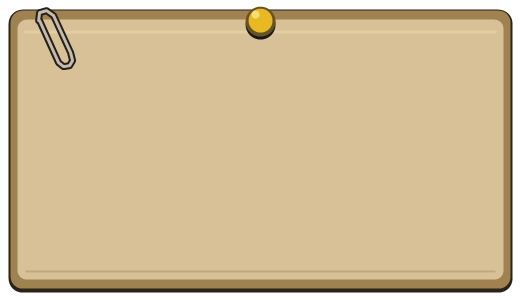
#> input picture tools/oxce-4x/art/intel_board/card_lead.png, 520 x 300 px; its folder holds only this picture in this run
$ python install_panel_art.py ../art/intel_board/card_lead.png ../art/intel_board/card_prisoner.png
#> lines starting #> are read from the running program, lines starting #| are printed output that depends on the picture; after the words box and inside, x2 and y2 are one past the last pixel; in counts of white or black regions, pixels touching at a corner belong together
#> in main, raw is the input picture: PIL image 520x300 RGBA; mean R, G, B, A 188.1, 167.1, 128.6, 233
### tools/oxce-4x/build/make_panel.py
#!/usr/bin/env python3
"""Draw the geoscape side panel from the engine's own layout, at 4x and at 1x.

    python3 build/make_panel.py <out dir> [--rects]

John: "it looks like a collage. cant we create the whole thing fresh".

It did, and this is why. Every previous panel was a painting made somewhere else
and then bent to fit: the slots came back evenly spaced where the engine's are
not, so fit_panel_art.py warped bands onto rectangles, flattened ribs that
landed under text, and deepened recesses that were in the wrong place. Each step
was a correct local fix and together they are a patchwork.

So the direction is reversed. LAYOUT below is the single source of truth. This
script draws the panel from it, and prints the widget rectangles for
GeoscapeState from the same table, so the painted recess and the rectangle the
engine draws text into cannot drift apart - there is nothing to fit, because
they were never separate.

Everything is in BASE units on a 64x200 panel, panel-local: x 0..64 is base
x 256..320, and y 0..200 is the sidebar's own height. The 4x sheet is exactly
6x that, 384x1200, which is what HiUI requires of a twin.

What is new here, at John's request: four readouts the conversion needs and
vanilla has no room for - goodwill, Cobra escalation, Terror Dromes and intel.
Their labels are ENGRAVED INTO THE METAL rather than drawn by the engine, which
is only possible because this script owns the artwork: it costs no runtime text
widget and it cannot collide with the value printed beside it.

The space for them comes from dropping nothing. The weekday, day, month and
year share one row where vanilla spends two and a half, and the speed buttons
and control cluster are tightened. Vanilla's layout is not a constraint; its
widget sizes are, because they are what the engine draws into.
"""
import os
import sys
import numpy as np
from PIL import Image, ImageDraw, ImageFilter, ImageFont

K = 6                                   # 4x sheet is 6x the 64x200 base panel
W, H = 64, 200
TTF = '/usr/share/fonts/truetype/dejavu/DejaVuSansCondensed-Bold.ttf'
# The readout labels are Oswald, the face every word on the panel is set in at
# display resolution (fix list item 5).
OSWALD = os.path.join(os.path.dirname(os.path.abspath(__file__)), '..', 'fonts', 'Oswald[wght].ttf')
BONE = (233, 230, 220)                  # UI standard S_TEXT, #E9E6DC
INK = (16, 18, 13)

# Lifted from the first pass, where the plate read as flat and the wells took
# over. A recess only looks cut if the metal around it is clearly brighter than
# the hole, and at sprite size that gap has to be bigger than it would be in life.
OLIVE      = (92, 100, 74)
OLIVE_LIT  = (132, 140, 108)
OLIVE_DARK = (52, 58, 44)
WELL       = (11, 11, 9)
RIM_LIGHT  = (168, 176, 140)
RIM_DARK   = (26, 30, 22)
AMBER      = (214, 138, 42)
RED        = (176, 40, 34)

# ---------------------------------------------------------------- the layout
# A row is (name, x, y, w, h). These ARE the widget rectangles; see --rects.
# Renamed 12 Nov (fix list item 1); OPTIONS and REPORTS swapped slots, which
# changes nothing here - the six recesses are identical.
COMMAND = [('LAUNCH', 2, 0, 60, 11), ('BASES', 2, 12, 60, 11),
           ('INTEL', 2, 24, 60, 11), ('DOSSIERS', 2, 36, 60, 11),
           ('REPORTS', 2, 48, 60, 11), ('OPTIONS', 2, 60, 60, 11)]
# TIGHTENED, at John's word: "some of the spacing needs to be tightened up".
# The readout rows drop from a 9 pitch to 8 and the whole lower half moves up,
# which buys the control cluster 28 base px where it had 24 and was cramped.
# Nothing here changes a widget's HEIGHT - the text still has the room it had -
# only the air between them.
CLOCK_WELL = (2, 73, 60, 16)            # hours, separators, minutes, seconds
DATE_WELL  = (2, 90, 60, 9)             # day, month, year on one row
# label engraved in the metal, value well to its right
# 12 Nov (fix list item 2): FUNDS, PUBLIC, THREAT, LEADS. Cobra's kit band and
# the Drome count came off - they read Cobra's own books.
EXTRA = [('FUNDS', 100), ('PUBLIC', 108), ('THREAT', 116), ('LEADS', 124)]
EXTRA_LABEL_W = 24                      # engraved; the value well takes the rest
SPEED = [(2, 134, 29, 11), (33, 134, 29, 11),
         (2, 146, 29, 11), (33, 146, 29, 11),
         (2, 158, 29, 11), (33, 158, 29, 11)]
CLUSTER_Y = 171                         # to y=200
# The six controls inside the cluster, as (name, x, y, w, h). The ART IS DRAWN
# ON THESE, so an arrow can never sit anywhere but on its own hitbox - which is
# the fault that made the old panel's right arrow zoom the globe.
CONTROLS = [('rotateUp',    28, 173, 8, 8),
            ('rotateLeft',  17, 182, 9, 8),
            ('rotateRight', 38, 182, 9, 8),
            ('rotateDown',  28, 191, 8, 8),
            ('zoomOut',      3, 176, 12, 20),
            ('zoomIn',      49, 176, 12, 20)]


def px(v):
    return int(round(v * K))


def stencil_font(size):
    return ImageFont.truetype(TTF, size)


# [44 lines left out: functions stencil, noise, metal, not called in this run]


INSET = 0.7       # base px of metal kept inside each widget rect, top and bottom


# [210 lines left out: functions well, lamp, screw, oswald, engrave_labels, build and 3 more, not called in this run]


# [4 lines that do not run on import are left out]

### tools/oxce-4x/build/install_panel_art.py
#!/usr/bin/env python3
"""Take a repainted geoscape panel back from the graphics AI and install it.

    python3 build/install_panel_art.py <delivered.png> <PALETTES.DAT> [--write]

The plate went out as panel_for_weathering_384x1200.png with a guide. This is
the return trip, and it does NOT warp anything: the lesson of the old panels is
that bending art to fit is what made them a collage. It scales the delivery to
384 x 1200 and then MEASURES it against LAYOUT in make_panel.py - the same table
the engine's rectangles come from - and refuses if a slot or a control has
moved. Only if it passes does it cut the readout labels back in and install.

Checks, all in base pixels against the layout:
  every recess    still dark inside (text is printed there at run time)
  every control   the arrow or roller is actually drawn inside its click box
  label fields    still plain metal, so the engraving lands on bare paint
"""
import os
import sys
import numpy as np
from PIL import Image

HERE = os.path.dirname(os.path.abspath(__file__))
sys.path.insert(0, HERE)
import make_panel as mp                                    # noqa: E402

K, W, H = mp.K, mp.W, mp.H


def crop_panel(im):
    """The delivery may come on a white or transparent page; keep the panel."""
    a = np.asarray(im.convert('RGBA')).astype(int)
    ink = (a[:, :, :3].min(axis=2) < 235) & (a[:, :, 3] > 128)
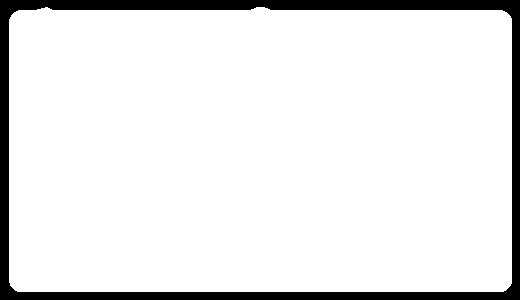
#> ink: shape (300, 520) bool; 90.9% white; 1 black region, box (x1, y1, x2, y2) and area: (0, 0, 520, 300) 14212
    cols = np.nonzero(ink.mean(axis=0) > 0.5)[0]
#> cols = 503 values from 9 to 511
    x0, x1 = cols.min(), cols.max() + 1
#> x0 = 9; x1 = 512
    rows = np.nonzero(ink[:, x0:x1].mean(axis=1) > 0.5)[0]
#> rows = 282 values from 10 to 291
    y0, y1 = rows.min(), rows.max() + 1
#> y0 = 10; y1 = 292
    return im.convert('RGB').crop((x0, y0, x1, y1)), (x0, y0, x1, y1)


def dark_fraction(a, x, y, w, h, inset=1.4):
    """Share of a rect's interior that is recess-dark, ignoring its bevelled rim."""
    X0, Y0 = mp.px(x + inset), mp.px(y + inset)
    X1, Y1 = mp.px(x + w - inset), mp.px(y + h - inset)
    blk = a[Y0:Y1, X0:X1]
    return float((blk.sum(axis=2) < 150).mean())


def control_fraction(a, x, y, w, h):
    """Share of a click box covered by a drawn control rather than flat plate.

    Controls are lit metal - arrows and knurled rollers - and stand out from the
    olive plate by being neutral and bright. Measured as pixels that are both."""
    blk = a[mp.px(y):mp.px(y + h), mp.px(x):mp.px(x + w)]
    r, g, b = blk[:, :, 0], blk[:, :, 1], blk[:, :, 2]
    neutral = (np.abs(r - g) < 28) & (np.abs(g - b) < 34)
    lum = blk.sum(axis=2)
    return float((neutral & (lum > 240)).mean())


def plain(a, x, y, w, h):
    """A label field must be bare paint: neither recess-dark nor busy."""
    blk = a[mp.px(y + 0.5):mp.px(y + h - 0.5), mp.px(x):mp.px(x + w)].astype(float)
    return float((blk.sum(axis=2) < 150).mean()), float(blk.sum(axis=2).std())


def main(src, pal, write):
    raw = Image.open(src)
    panel, box = crop_panel(raw)
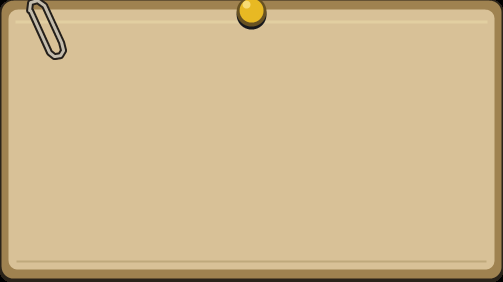
#> panel: PIL image 503x282 RGB; mean R, G, B 206.4, 183.3, 141.2
#> box = (9, 10, 512, 292)
    print('delivered %s, panel at x %d..%d y %d..%d (%dx%d)' %
          (raw.size, box[0], box[2], box[1], box[3], panel.width, panel.height))
#| delivered (520, 300), panel at x 9..512 y 10..292 (503x282)
    sx, sy = W * K / panel.width, H * K / panel.height
#> sx = 0.763; sy = 4.26
    print('scale to 384x1200: x %.3f y %.3f (%.1f%% difference between axes)'
          % (sx, sy, 100 * abs(sx - sy) / sy))
#| scale to 384x1200: x 0.763 y 4.255 (82.1% difference between axes)
    fitted = panel.resize((W * K, H * K), Image.LANCZOS)
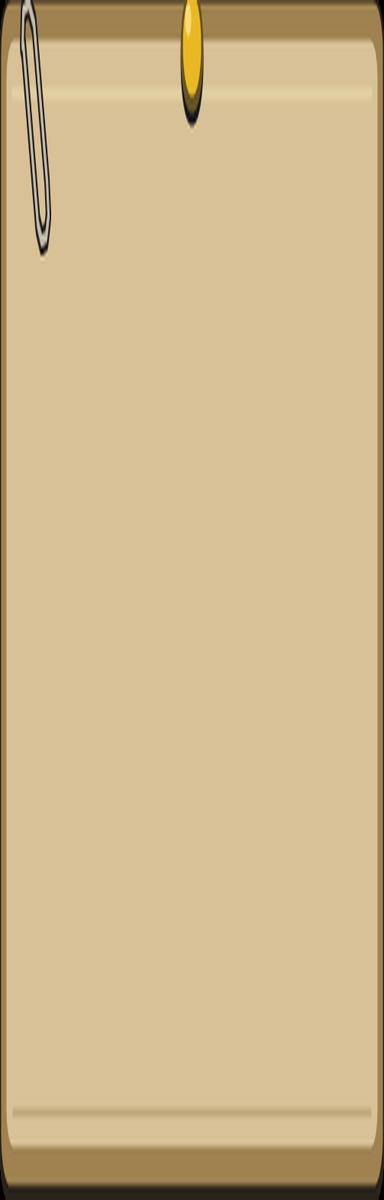
#> fitted: PIL image 384x1200 RGB; mean R, G, B 206.4, 183.3, 141.2
    a = np.asarray(fitted).astype(int)
#> a: shape (1200, 384, 3) int64

    fails = []
    print('\nRECESSES - must be dark inside, text prints here')
    rects = [(n, x, y, w, h) for n, x, y, w, h in mp.COMMAND]
    rects += [('speed%d' % i, *r) for i, r in enumerate(mp.SPEED)]
    rects += [('clock', *mp.CLOCK_WELL), ('date', *mp.DATE_WELL)]
    rects += [(t.lower(), 2 + mp.EXTRA_LABEL_W, y, 60 - mp.EXTRA_LABEL_W, 8) for t, y in mp.EXTRA]
    for n, x, y, w, h in rects:
        f = dark_fraction(a, x, y, w, h)
        ok = f >= 0.90
        if not ok:
            fails.append('recess %s only %.0f%% dark' % (n, 100 * f))
        print('  %-12s %5.1f%% dark  %s' % (n, 100 * f, 'ok' if ok else 'MOVED OR LIT'))
#> this loop made 18 passes
#> f on passes 1 to 12: 0.0113, 0.0224, 0.00994, 0.00645, 0, 0, 0, 0, 0, 0, 0, 0
#|   LAUNCH         1.1% dark  MOVED OR LIT
#|   BASES          2.2% dark  MOVED OR LIT
#|   INTEL          1.0% dark  MOVED OR LIT
#|   DOSSIERS       0.6% dark  MOVED OR LIT
#|   REPORTS        0.0% dark  MOVED OR LIT
#|   OPTIONS        0.0% dark  MOVED OR LIT
#|   speed0         0.0% dark  MOVED OR LIT
#|   speed1         0.0% dark  MOVED OR LIT
#> (further printed lines are left out)
#> pass 1, in dark_fraction, `blk = a[Y0:Y1, X0:X1]`:
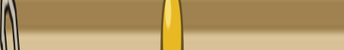
#> blk: shape (50, 344, 3) int64; mean R, G, B 178.1, 151.4, 100.8
#> pass 3, in dark_fraction (call 3), `blk = a[Y0:Y1, X0:X1]`:
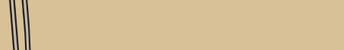
#> blk: shape (50, 344, 3) int64; mean R, G, B 212.2, 189.8, 148.9
#> after the loop, fails = 18 items, first 6: 'recess LAUNCH only 1% dark', 'recess BASES only 2% dark', 'recess INTEL only 1% dark', 'recess DOSSIERS only 1% dark', 'recess REPORTS only 0% dark', 'recess OPTIONS only 0% dark'

    print('\nCONTROLS - the drawn control must sit in its click box')
    for n, x, y, w, h in mp.CONTROLS:
        f = control_fraction(a, x, y, w, h)
        ok = f >= 0.12
        if not ok:
            fails.append('control %s only %.0f%% covered' % (n, 100 * f))
        print('  %-12s %5.1f%% covered  %s' % (n, 100 * f, 'ok' if ok else 'NOT ON ITS BOX'))
#> this loop made 6 passes
#|   rotateUp       0.0% covered  NOT ON ITS BOX
#|   rotateLeft     0.0% covered  NOT ON ITS BOX
#|   rotateRight    0.0% covered  NOT ON ITS BOX
#|   rotateDown     2.1% covered  NOT ON ITS BOX
#|   zoomOut        0.0% covered  NOT ON ITS BOX
#|   zoomIn         0.0% covered  NOT ON ITS BOX
#> pass 1, in control_fraction, `blk = a[mp.px(y):mp.px(y + h), mp.px(x):mp.px(x + w)]`:
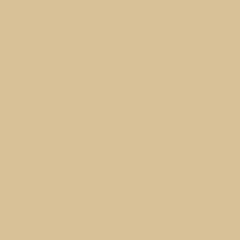
#> blk: shape (48, 48, 3) int64 (shown 5 times larger); mean R, G, B 216, 193, 151
#> after the loop, fails = 24 items, first 6: 'recess LAUNCH only 1% dark', 'recess BASES only 2% dark', 'recess INTEL only 1% dark', 'recess DOSSIERS only 1% dark', 'recess REPORTS only 0% dark', 'recess OPTIONS only 0% dark'

    print('\nLABEL FIELDS - must be plain metal for the engraving')
    for t, y in mp.EXTRA:
        d, sd = plain(a, 3, y, mp.EXTRA_LABEL_W - 2, 8)
        ok = d < 0.10
        if not ok:
            fails.append('label field %s is %.0f%% dark' % (t, 100 * d))
        print('  %-12s dark %4.1f%%, texture %.0f  %s' % (t, 100 * d, sd, 'ok' if ok else 'NOT PLAIN'))
#> this loop made 4 passes
#|   FUNDS        dark  0.0%, texture 0  ok
#|   PUBLIC       dark  0.0%, texture 0  ok
#|   THREAT       dark  0.0%, texture 0  ok
#|   LEADS        dark  0.0%, texture 0  ok
#> pass 1, in plain, `blk = a[mp.px(y + 0.5):mp.px(y + h - 0.5), mp.px(x):mp.px(x + w)].asty..`:
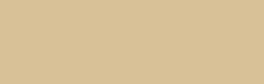
#> blk: shape (42, 132, 3) float64 (shown 2 times larger); mean R, G, B 216, 193, 151

    if fails:
        print('\nREFUSED - %d problem(s):' % len(fails))
#| REFUSED - 24 problem(s):
        for f in fails:
            print('   ' + f)
#> this loop made 24 passes
#> f on passes 1 to 12: 'recess LAUNCH only 1% dark', 'recess BASES only 2% dark', 'recess INTEL only 1% dark', 'recess DOSSIERS only 1% dark', 'recess REPORTS only 0% dark', 'recess OPTIONS only 0% dark', 'recess speed0 only 0% dark', 'recess speed1 only 0% dark', 'recess speed2 only 0% dark', 'recess speed3 only 0% dark', 'recess speed4 only 0% dark', 'recess speed5 only 0% dark'
#|    recess LAUNCH only 1% dark
#|    recess BASES only 2% dark
#|    recess INTEL only 1% dark
#|    recess DOSSIERS only 1% dark
#|    recess REPORTS only 0% dark
#|    recess OPTIONS only 0% dark
#|    recess speed0 only 0% dark
#|    recess speed1 only 0% dark
#> (further printed lines are left out)
        return 1

    mp.engrave_labels(fitted)
    print('\nall checks pass; labels engraved')
    if not write:
        fitted.save('/tmp/panel_candidate.png')
        print('dry run: /tmp/panel_candidate.png (use --write to install)')
        return 0

    canvas = Image.new('RGBA', (1920, 1200), (0, 0, 0, 0))
    canvas.paste(fitted.convert('RGBA'), (1536, 0))
    hi = os.path.join(HERE, '..', 'mod', 'Resources', 'Backgrounds', 'GEOBORD_hi.png')
    canvas.save(hi)
    print('installed %s' % os.path.normpath(hi))
    return 0


if __name__ == '__main__':
    if len(sys.argv) < 3:
        sys.exit(__doc__)
#> (the run stopped early here; a loop or call above may not have finished)
